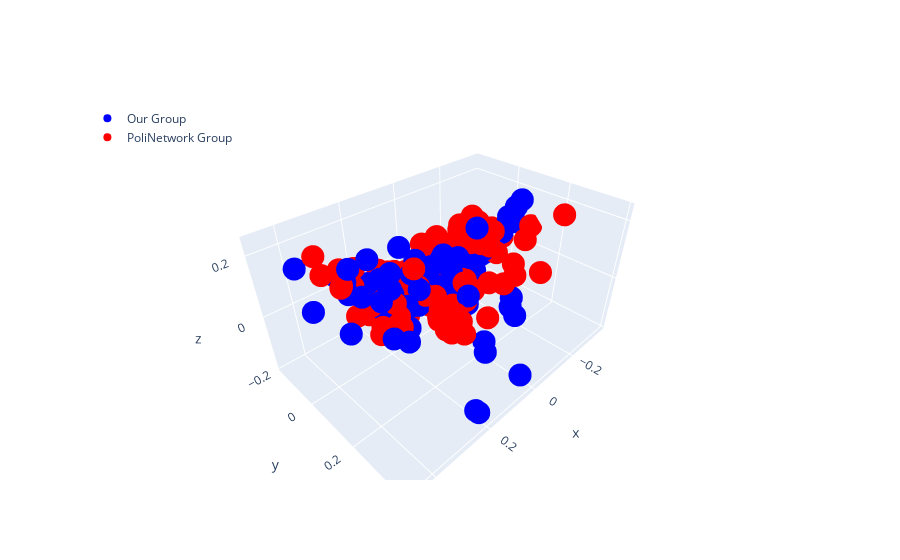

The notebook cell this image was saved under:
### Code cell
plot_and_compare_reduced_embeddings_3D(preprocessed_texts, poli_preprocessed_texts, "en", "it", "Our Group", "PoliNetwork Group")
